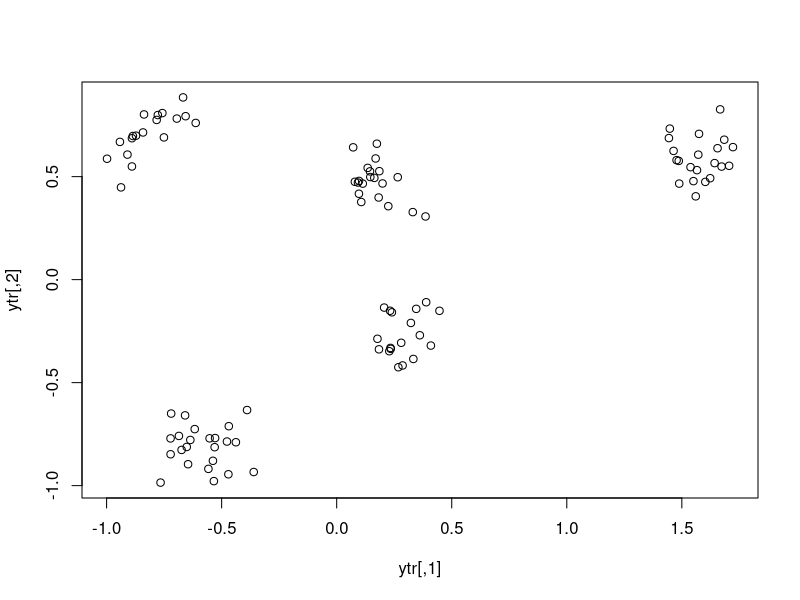
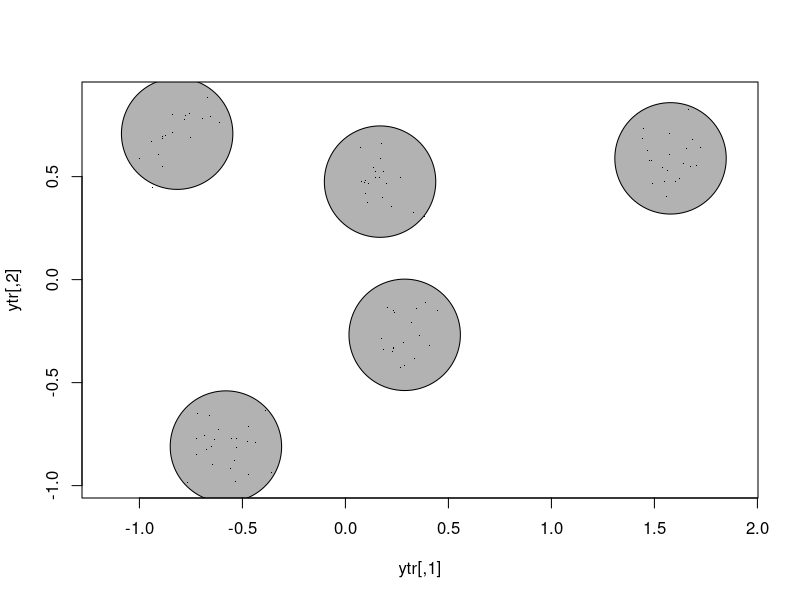
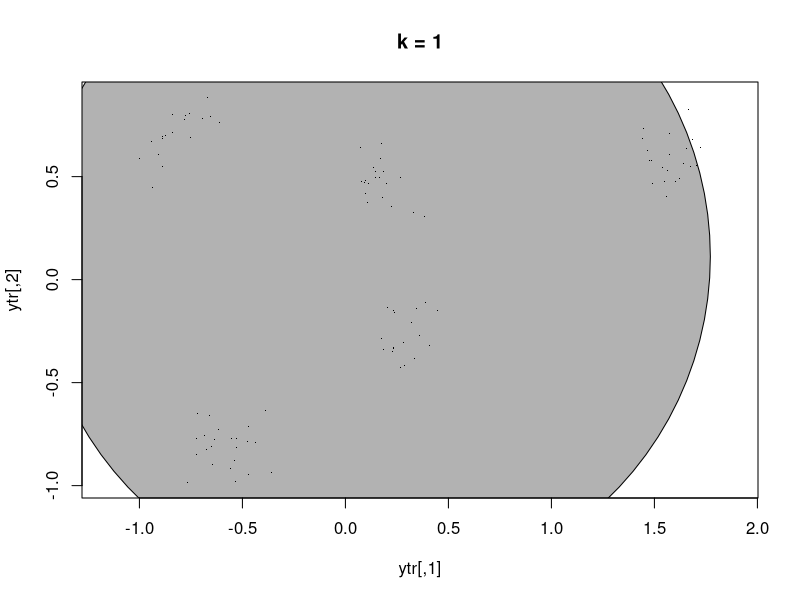
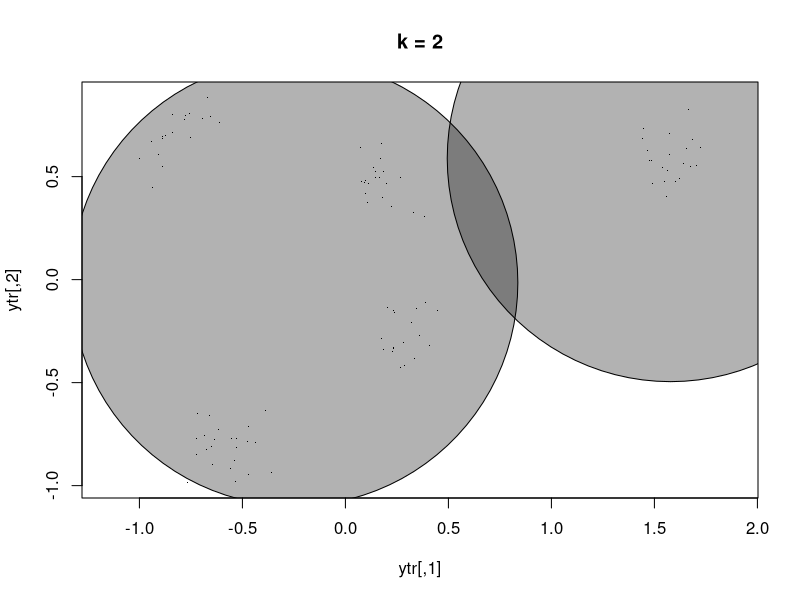
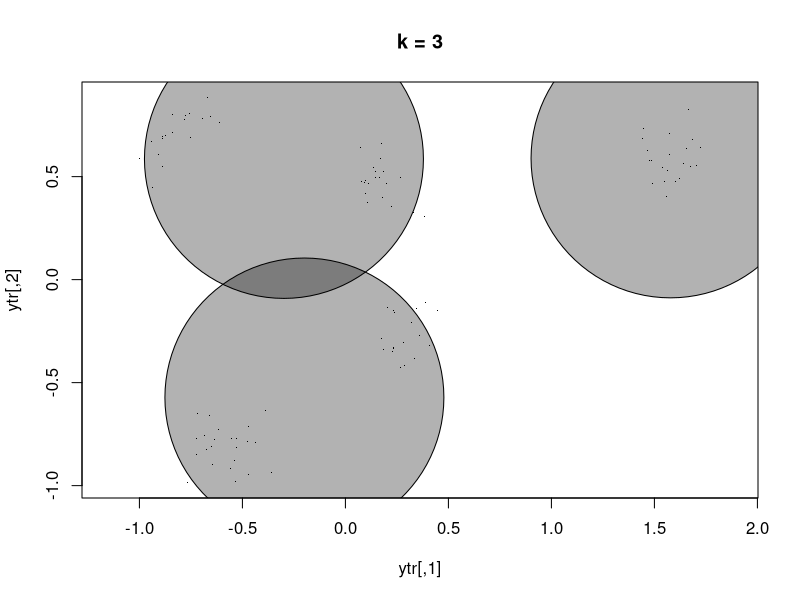
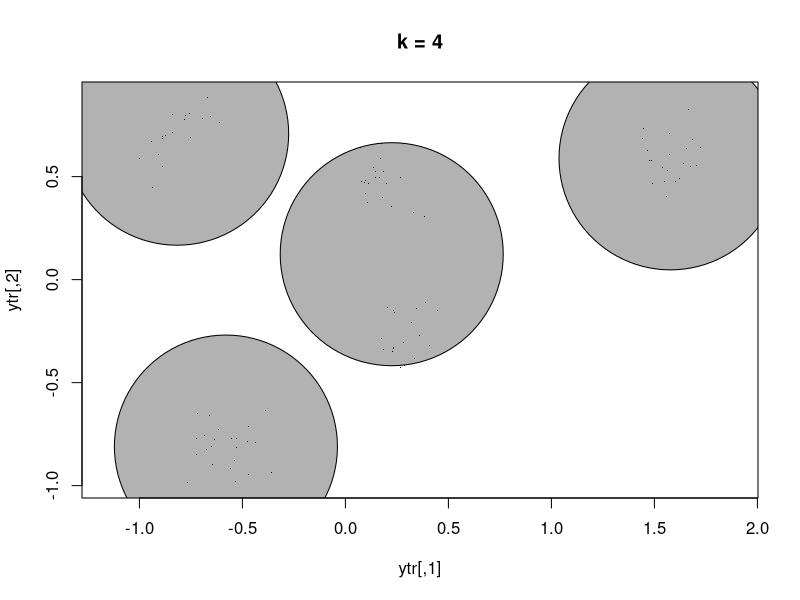
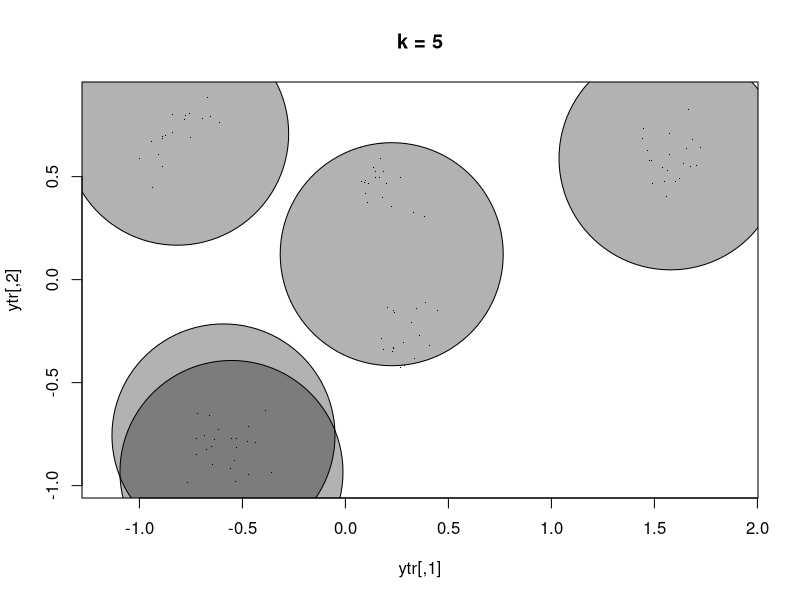
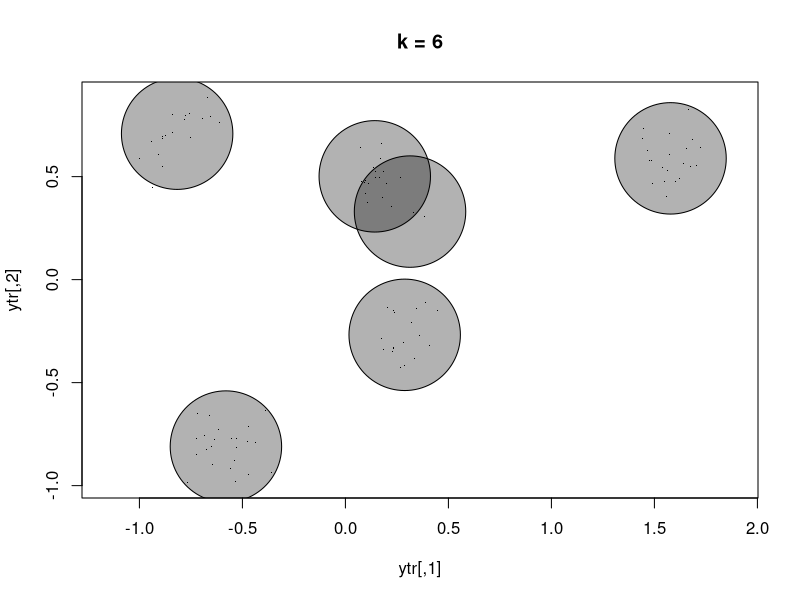

Write R code to recreate these figures, in order.
## kmeans with conformal clustering

## generate true data
set.seed(1)
library(pracma)
true_k <- 5
p <- 2
sigma <- 0.1
ntr <- 100
nte <- 50
mus <- randn(true_k, p)
ztr <- sample(true_k, ntr, replace = TRUE)
zte <- sample(true_k, nte, replace = TRUE)
ytr <- mus[ztr, ] + sigma * randn(ntr, p)
yte <- mus[zte, ] + sigma * randn(nte, p)
plot(ytr)

## kmeans on training
k <- 5
res <- kmeans(ytr, k)
centers <- res$centers

## conformal scores on test data
dd <- pdist2(yte, centers)
mindist <- apply(dd, 1, min)

## new conformal score
alph <- 0.05
(radius <- sort(mindist)[ceiling((1-alph) * (nte + 1))])

## plot the confidence interval
library(plotrix)
plot(ytr, col = "black", asp =1, pch = ".")
for (i in 1:k) {
  draw.circle(centers[i, 1], centers[i, 2], radius, col = rgb(0,0,0,0.3))
}


for (k in 1:9) {
  res <- kmeans(ytr, k)
  centers <- res$centers
  dd <- pdist2(yte, centers)
  mindist <- apply(dd, 1, min)
  (radius <- sort(mindist)[ceiling((1-alph) * (nte + 1))])
  
  pdf(paste0("conformal_kmeans/k", k, ".pdf"), width = 4, height = 4)
  plot(ytr, col = "black", asp =1, pch = ".", main = paste("k =", k))
  for (i in 1:k) {
    draw.circle(centers[i, 1], centers[i, 2], radius, col = rgb(0,0,0,0.3))
  }
  dev.off()
  
}
